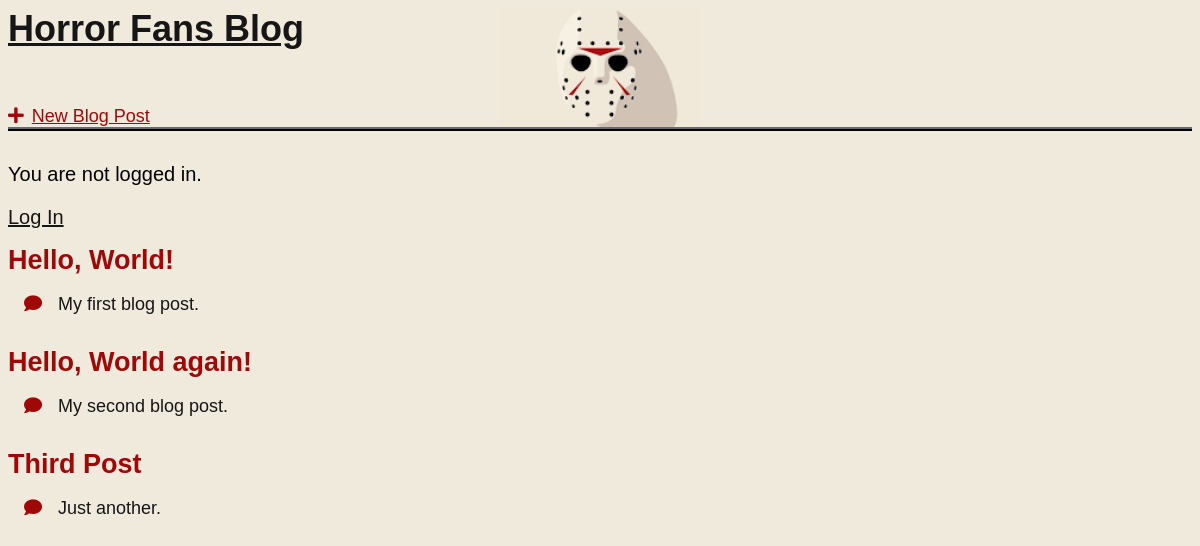
The app's page /, older data.
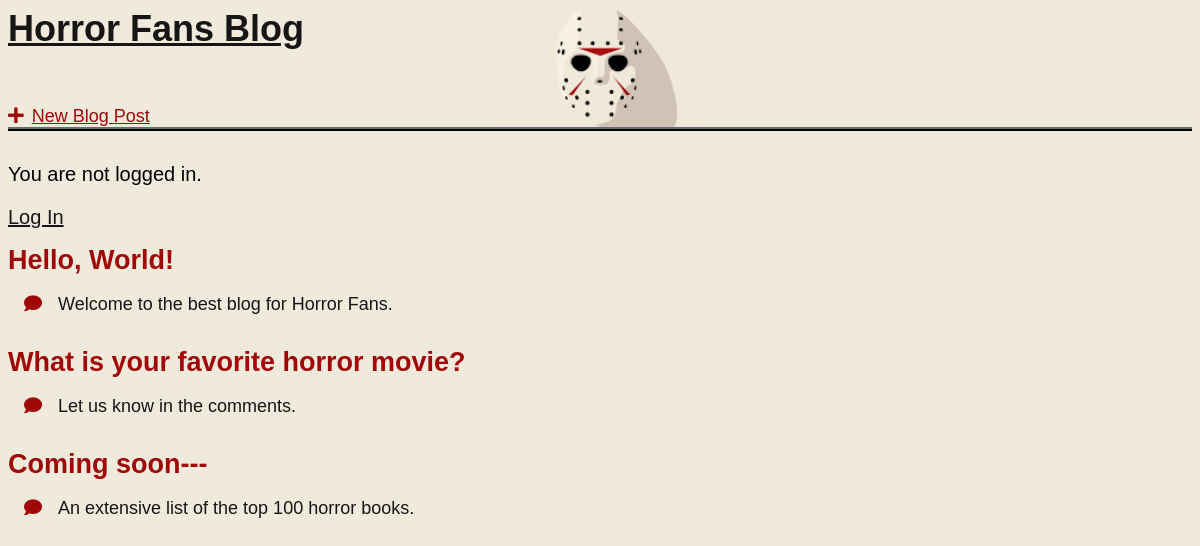
The same page, newer data.
### blog/models.py (models this page shows, shortened)
class Post(models.Model):
    title = models.CharField(max_length=200)
    author = models.ForeignKey('auth.User',on_delete=models.CASCADE)
    body = models.TextField()

### blog/views.py (the view)
# urls.py: path('', BlogListView.as_view(),
class BlogListView(ListView):
    model = Post
    template_name = 'home.html'

### templates/home.html (shortened to what this page needs)
{% extends 'base.html' %}
{% load static %}
{% block content %}
<html>
    <head>
        <link rel="stylesheet" href="{% static 'css/home.css' %}">
    </head>
    {% for post in object_list %}
    <div class="post-entry">
        <h2><a href="{% url 'post_detail' post.pk %}">{{ post.title }}</a></h2>
        <p><i class="fas fa-comment"></i>{{ post.body }}</p>
    </div>
    {% endfor %}
{% endblock content %}

### templates/base.html (shortened to what this page needs)
{% load static %}
<html>
    <head>
        <link rel="stylesheet" href="{% static 'css/base.css' %}">
        <link rel="stylesheet" href="https://use.fontawesome.com/releases/v5.0.7/css/all.css">
    </head>
    <body>
        <div class="header-pic">
            <header>
                <div class='nav-left'>
                    <h1><a href="{% url 'home' %}">Horror Fans Blog</a></h1>
                </div>
                <div class='nav-right'></div>
                    <a href="{% url 'post_new' %}"><i class="fas fa-plus"></i>New Blog Post</a>
                </div>
            <div class="auth">
            {% if user.is_authenticated %}
                <p>Welcome {{ user.username }}!</p>
                <p><a href="{% url 'logout' %}">Log out</a></p>
            {% else %}
                <p>You are not logged in.</p>
                <a href="{% url 'login' %}">Log In</a>
            {% endif %}
            </div>
        {% block content %}
        {% endblock content %}
    </body>
</html>

### static/css/base.css (style rules this page uses)
header h1 a { color: rgb(22, 22, 22); text-align: center; }
header a { color: rgb(160, 8, 8); }
body { font-family: "Source Sans Pro", sans-serif; font-size: 18px; background-color: rgb(240, 234, 221); }
header { margin-bottom: 2rem; margin-left: auto; margin-right: auto; border-bottom: 4px ridge rgb(22, 22, 22); display: block; background-image: url("../img/jason.png"); background-repeat: no-repeat; background-position: center; background-size: 200px; }
.nav-left { margin-right: auto; }
.nav-right { display: flex; padding-top: 2rem; }
.fa-plus { margin-right: 0.5rem; }
.post-entry { margin-bottom: 2rem; }
.post-entry h2 { margin: 0.5rem 0; }
.post-entry h2 a, .post-entry h2 a:visited { color: rgb(160, 8, 8); text-decoration: none; }
.post-entry p { color: rgb(22, 22, 22); margin-left: 1rem; font-weight: 400; }
.auth { font-size: 20px; margin-bottom: 1rem; }
.auth a { color: rgb(22, 22, 22); display: flex; }
.auth p { margin-right: 1rem; }

### static/css/home.css (style rules this page uses)
.post-entry i { margin-right: 1rem; color: rgb(160, 8, 8); }

Row changes from the older to the newer data that the page shows:
removed Post: title "Hello, World again!", body "My second blog post."
removed Post: title "Third Post", body "Just another."
changed Post "Hello, World!": body "My first blog post." → "Welcome to the best blog for Horror Fans."
added Post: title "What is your favorite horror movie?", body "Let us know in the comments."
added Post: title "Coming soon---", body "An extensive list of the top 100 horror books."
